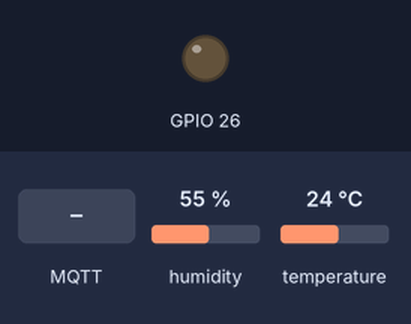
The sketch below on a simulated ESP32. On the bench: output pins drawn as LEDs (lit = HIGH). Inputs (shaded band) come from the test bench; at power-on: humidity 55 %, temperature 24 °C. WiFi joins after 1.5 s; servers stay silent unless stated; random numbers use the default seed unless the sketch sets one; no MQTT or app messages arrive unless stated; what the sketch prints to the serial monitor is not drawn.

Above: at 2.7 s.
2.8 s: MQTT message "0" arrives on the first subscribed topic
At 3.7 s:
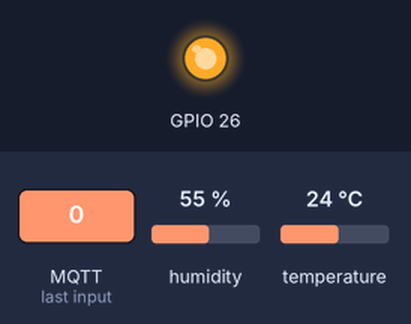
4.3 s: MQTT message "1" arrives on the first subscribed topic
At 4.8 s:
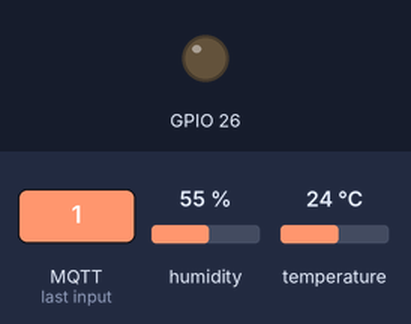
5.8 s: MQTT message "2" arrives on the first subscribed topic
At 7.2 s:
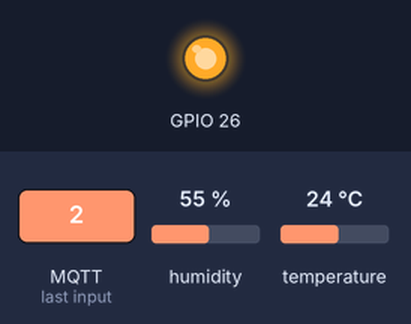
Timing chart, 0 to 8.8 s (numbered marks = the images above; inputs shaded):
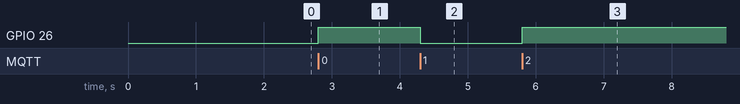

Measured:
- after the input at 2.8 s, GPIO 26: LOW → HIGH at once
- after the input at 4.3 s, GPIO 26: HIGH → LOW at once
- after the input at 5.8 s, GPIO 26: LOW → HIGH at once

The sketch:

DHT11-connect-with-internet.ino
```cpp
/*
 Basic ESP8266 MQTT example
 This sketch demonstrates the capabilities of the pubsub library in combination
 with the ESP8266 board/library.
 It connects to an MQTT server then:
  - publishes "hello world" to the topic "outTopic" every two seconds
  - subscribes to the topic "inTopic", printing out any messages
    it receives. NB - it assumes the received payloads are strings not binary
  - If the first character of the topic "inTopic" is an 1, switch ON the ESP Led,
    else switch it off
 It will reconnect to the server if the connection is lost using a blocking
 reconnect function. See the 'mqtt_reconnect_nonblocking' example for how to
 achieve the same result without blocking the main loop.
 To install the ESP8266 board, (using Arduino 1.6.4+):
  - Add the following 3rd party board manager under "File -> Preferences -> Additional Boards Manager URLs":
       http://arduino.esp8266.com/stable/package_esp8266com_index.json
  - Open the "Tools -> Board -> Board Manager" and click install for the ESP8266"
  - Select your ESP8266 in "Tools -> Board"
*/

#include <WiFi.h>
#include <PubSubClient.h>
#include <DFRobot_DHT11.h>

#define DHT11_PIN 14
#define MSG_BUFFER_SIZE  (50)
const char* ssid = "isite";
const char* password = "11215Mnb";
const char* mqtt_server = "151.242.7.203";
unsigned long lastMsg = 0;
char msg[MSG_BUFFER_SIZE];
int value = 0;

WiFiClient espClient;
PubSubClient client(espClient);
DFRobot_DHT11 DHT;


void setup_wifi() {

  delay(10);
  Serial.println();
  Serial.print("Connecting to ");
  Serial.println(ssid);
  WiFi.mode(WIFI_STA);
  WiFi.begin(ssid, password);

  while (WiFi.status() != WL_CONNECTED) {
    delay(500);
    Serial.print(".");
  }

  randomSeed(micros());

  Serial.println("");
  Serial.println("WiFi connected");
  Serial.println("IP address: ");
  Serial.println(WiFi.localIP());
}

void callback(char* topic, byte* payload, unsigned int length) {
  Serial.print("Message arrived [");
  Serial.print(topic);
  Serial.print("] ");
  for (int i = 0; i < length; i++) {
    Serial.print((char)payload[i]);
  }
  Serial.println();

  // Switch on the LED if an 1 was received as first character
  if ((char)payload[0] == '1') {
    digitalWrite(26, LOW);   // Turn the LED on (Note that LOW is the voltage level
    // but actually the LED is on; this is because
    // it is active low on the ESP-01)
    Serial.println("Led on");
  }else {
    digitalWrite(26, HIGH);  // Turn the LED off by making the voltage HIGH
    Serial.println("led off");
  }

}

void reconnect() {
  // Loop until we're reconnected
  while (!client.connected()) {
    Serial.print("Attempting MQTT connection...");
    // Create a random client ID
    String clientId = "ESP8266Client-";
    clientId += String(random(0xffff), HEX);
    // Attempt to connect
    if (client.connect(clientId.c_str())) {
      Serial.println("connected");
      // Once connected, publish an announcement...
      client.publish("outTopic", "hello world");
      // ... and resubscribe
      client.subscribe("inTopic");
    } else {
      Serial.print("failed, rc=");
      Serial.print(client.state());
      Serial.println(" try again in 5 seconds");
      // Wait 5 seconds before retrying
      delay(5000);
    }
  }
}

void setup() {
  pinMode(26, OUTPUT);     // Initialize the BUILTIN_LED pin as an output
  Serial.begin(115200);
  setup_wifi();
  client.setServer(mqtt_server, 1883);
  client.setCallback(callback);
  digitalWrite(26, LOW);
}

void loop() {
  if (!client.connected()) {
    reconnect();
  }
  client.loop();
  unsigned long now = millis();
  if (now - lastMsg > 4000) {
    lastMsg = now;
    ++value;
  DHT.read(DHT11_PIN);

    float humi  = DHT.humidity;
    float tempC = DHT.temperature;
    int hum=humi;
    int temp=tempC;
    snprintf (msg, MSG_BUFFER_SIZE, "Humidity=%d Temperature=%d",hum,temp);
   client.publish("DTH11", msg);
   Serial.println(msg);

  }
}
```
